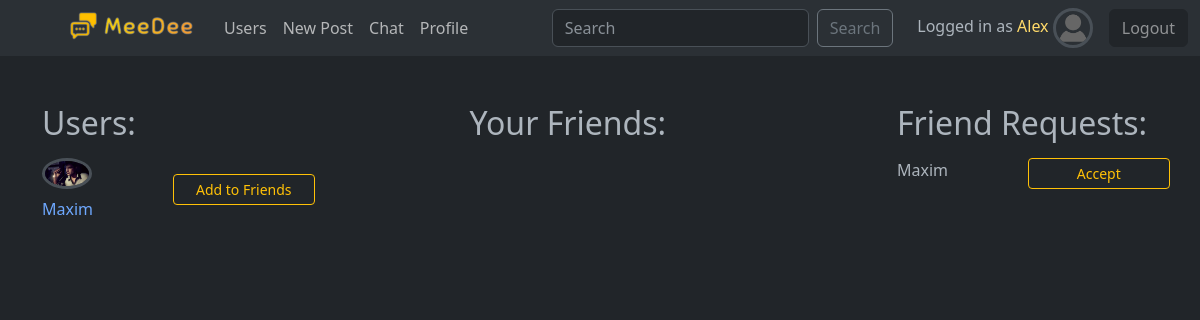
/users/ (signed in), run on an earlier commit of the app's database.
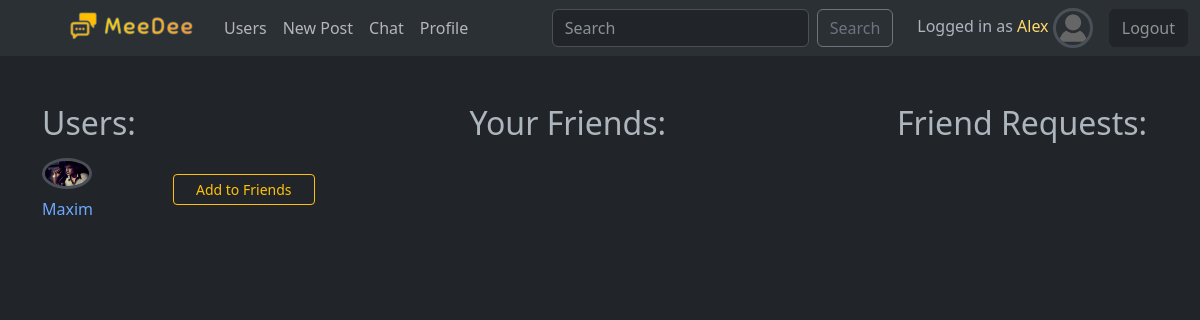
And on a later commit of the database.
### social/models.py (models this page shows)
class User(AbstractUser):
    friends = models.ManyToManyField("User", blank=True)
    email = models.EmailField(unique=True)
    bio = models.TextField(max_length=300, blank=True)
    avatar = models.ImageField(upload_to="images", null=True)
    date_of_birth = models.DateField(null=True, blank=True)
    online_status = models.BooleanField(default=False)
    USERNAME_FIELD = "email"
    REQUIRED_FIELDS = ['username']
    def __str__(self):
        return self.username

class FriendRequest(models.Model):
    from_user = models.ForeignKey(User, related_name="from_user", on_delete=models.CASCADE)
    to_user = models.ForeignKey(User, related_name="to_user", on_delete=models.CASCADE)

### social/views.py (the view)
# urls.py: path('users/', views.UsersListView.as_view(), name='users-list'),
class UsersListView(ListView):
    model = User
    template_name = "social/users_list.html"
    context_object_name = "users"

### social/templates/social/users_list.html (shortened to what this page needs)
{% extends "base.html" %}
{% load static %}
{% block body %}
<div class="container mt-5">
    <div class="row justify-content-between">
        <div class="col-3">
            <h2>Users:</h2>
            {% for user in users %}
                {% if not user.is_superuser %}
                    {% if user not in request.user.friends.all and user != request.user %}
                    <div class="row justify-content-between my-3">
                        <div class="col-4">
                            <a href="{% url 'profile' user.id %}" class='text-decoration-none'>
                                {% if user.avatar %}
                                    <img src="{{ user.avatar.url }}" alt="" class="border border-3 rounded-circle mb-2" style="max-width: 50px;">
                                {% else %}
                                    <img src="{% static 'images/no-avatar.png' %}" alt="" class="border border-3 rounded-circle mb-2" style="max-width: 50px;">
                                {% endif %}
                                <span>{{ user.username }}</span>
                            </a>
                        </div>
                        <a href="{% url 'send-friend-request' user.id %}" class="btn btn-outline-warning btn-sm col-6 h-100 align-self-center">Add to Friends</a>
                    </div>
                    {% endif %}
                {% endif %}
            {% endfor %}
        </div>
        <div class="col-3">
            <h2>Your Friends:</h2>
        </div>
        <div class="col-3">
            <h2>Friend Requests:</h2>
            {% for friend_request in request.user.to_user.all %}
                <div class="row justify-content-between my-3">
                    <div class="col-4">{{ friend_request.from_user }}</div>
                    <a href="{% url 'accept-friend-request'  friend_request.id %}" class="btn btn-outline-warning btn-sm col-6">Accept</a>
                </div>
            {% endfor %}
        </div>
    </div>
</div>
{% endblock %}

What changed in the data, as far as the page shows it:
removed FriendRequest: from_user "Maxim"
